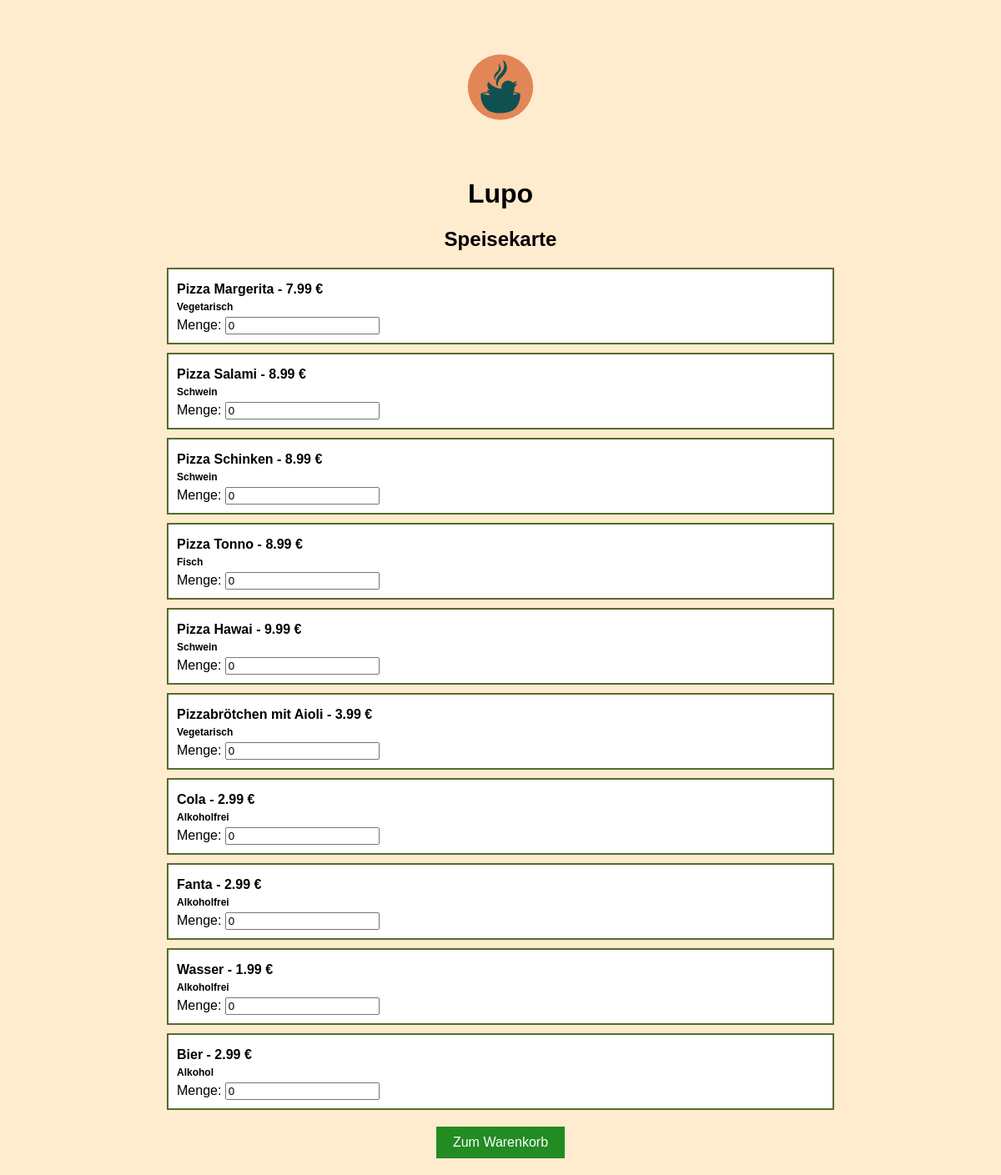
/menu/3, run on the app's committed database.
### tables this page shows
CREATE TABLE restaurants (id integer primary key autoincrement, name text, address text, zipCode integer, details text, deliveryRadius text, openingTime time, closingTime time, userName text, password text);

CREATE TABLE menu_items (id integer primary key autoincrement, restaurant_id integer, name text, price real, description text, category text, foreign key (restaurant_id) references restaurants (id));

### app.py (the view)
@app.route("/menu/<int:restaurant_id>")
def menu(restaurant_id):
    menu_items = get_menu_items(restaurant_id)
    restaurant_name = get_restaurant_name(restaurant_id)
    return render_template("menu.html", menu_items=menu_items, restaurant_name=restaurant_name)

### app.py (called while the page is built)
def get_db():
    db = getattr(g, '_database', None)
    if db is None:
        db = g._database = sqlite3.connect('lieferspatz2.db')
    return db

@app.teardown_appcontext
def close_connection(exception):
    db = getattr(g, '_database', None)
    if db is not None:
        db.close()

def get_menu_items(restaurant_id):
    cursor = get_db().cursor()
    cursor.execute("select * from menu_items where restaurant_id=?", (restaurant_id,))
    menu_items = cursor.fetchall()
    return menu_items

def get_restaurant_name(restaurant_id):
    cursor = get_db().cursor()
    cursor.execute("select name from restaurants where id=?", (restaurant_id,))
    restaurant = cursor.fetchone()
    restaurant_name = restaurant[0]
    return restaurant_name if restaurant else None

### templates/menu.html (shortened to what this page needs)
<!DOCTYPE html>
<html lang="en">
<head>
    <link rel="stylesheet" type="text/css" href="{{ url_for('static', filename='css/styles.css') }}">
</head>
<body>
    <div class="container">
        <header>
            <img src="{{ url_for('static', filename='Lieferspatz_Logo.svg') }}" alt="Logo">
            <h1 id="restaurant-name">{{ restaurant_name }}</h1>
            <h2>Speisekarte</h2>
        </header>
        <form method="post" action="{{ url_for('add_to_cart') }}">
            {% for item in menu_items %}
            <div class="menu-item-box">
                <p>{{ item[2] }} - {{ item[3] }} €</p>
                <p class="description">{{ item[4] }}</p>
                <label for="quantity{{ item[0] }}">Menge:</label>
                <input type="number" name="quantity{{ item[0] }}" id="quantity{{ item[0] }}" value="0" min="0">
            </div>
            {% endfor %}
            <button type="submit" id="cart-button">Zum Warenkorb</button>
        </form>
    </div>
</body>
</html>

### static/css/styles.css (style rules this page uses)
body { background-color: blanchedalmond; font-family: ArialRoboto, sans-serif; margin: 20px; }
.container { max-width: 800px; margin: 0 auto; }
header { text-align: center; margin-bottom: 20px; }
header img { max-width: 300px; }
.menu-item-box { border: 2px solid darkolivegreen; padding: 10px; margin: 10px 0; background-color: white; }
.menu-item-box p { font-weight: bold; margin: 5px 0; }
.menu-item-box .description { font-size: 12px; }
#cart-button { background-color: forestgreen; color: white; padding: 10px 20px; border: none; text-align: center; text-decoration: none; display: block; font-size: 16px; margin: 20px auto; cursor: pointer; }

### data on the page
restaurants: name "Lupo"
menu_items: name "Pizza Margerita", price "7.99", description "Vegetarisch"
menu_items: name "Pizza Salami", price "8.99", description "Schwein"
menu_items: name "Pizza Schinken", price "8.99", description "Schwein"
menu_items: name "Pizza Tonno", price "8.99", description "Fisch"
menu_items: name "Pizza Hawai", price "9.99", description "Schwein"
menu_items: name "Pizzabrötchen mit Aioli", price "3.99", description "Vegetarisch"
menu_items: name "Cola", price "2.99", description "Alkoholfrei"
menu_items: name "Fanta", price "2.99", description "Alkoholfrei"
menu_items: name "Wasser", price "1.99", description "Alkoholfrei"
menu_items: name "Bier", price "2.99", description "Alkohol"
